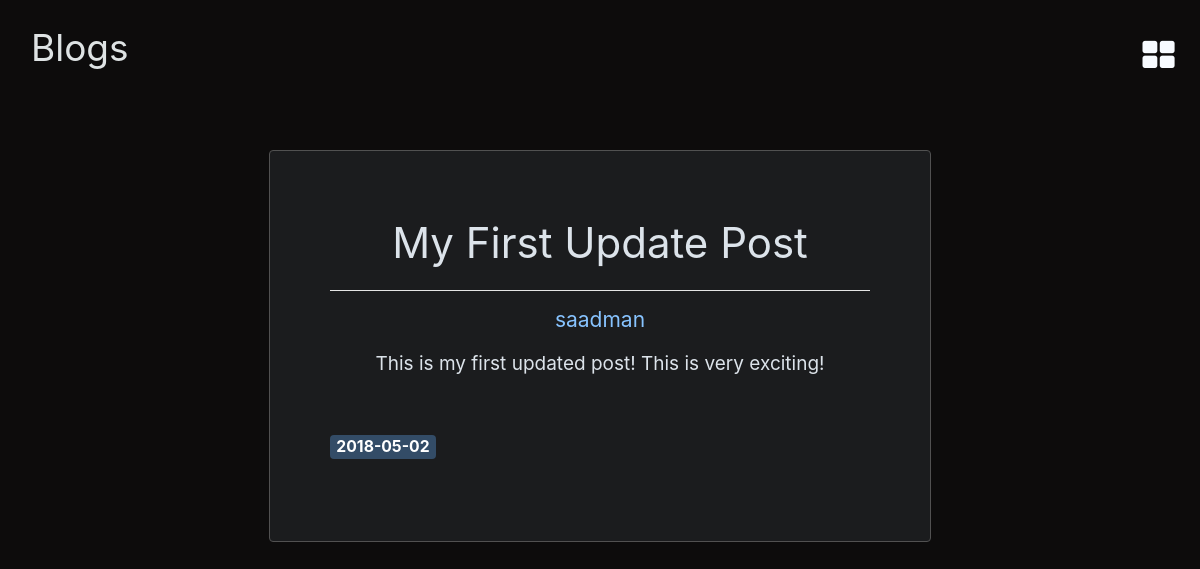
The app's page /post/1/ with its own data.
### flaskblog/models.py (models this page shows, shortened)
class Post(db.Model):
    id = db.Column(db.Integer, primary_key=True)
    title = db.Column(db.String(100), nullable=False)
    date_posted = db.Column(db.DateTime, nullable=False, default=datetime.utcnow)
    content = db.Column(db.Text, nullable=False)
    user_id = db.Column(db.Integer, db.ForeignKey('user.id'), nullable=False)

class User(db.Model, UserMixin):
    id = db.Column(db.Integer, primary_key=True)
    username = db.Column(db.String(20), unique=True, nullable=False)
    email = db.Column(db.String(120), unique=True, nullable=False)
    image_file = db.Column(db.String(20), nullable=False, default='default.jpg')
    password = db.Column(db.String(60), nullable=False)
    posts = db.relationship('Post', backref='author', lazy=True)
    is_admin = db.Column(db.Boolean, default=False)

### flaskblog/routes.py (the view)
@app.route("/post/<int:post_id>/")
def post(post_id):
    post = Post.query.get_or_404(post_id)
    return render_template('single_blog.html', title=post.title, post=post)

### flaskblog/templates/single_blog.html (shortened to what this page needs)
{% extends "base.html" %}
{% block content %}
<div style="padding: -2px;padding-left: 30px;padding-right: 30px;">
    <div class="container shake animated" style="background: #1b1c1e;width: auto;margin-top: 54px;font-size: 53px;margin-right: auto;margin-left: auto;padding: 60px;padding-right: 60px;padding-left: 60px;max-width: 662px;margin-bottom: 88px;border-radius: 4px;border: 1px solid rgb(81,81,81) ;">
        <p class="text-center" style="font-size: 42px;margin-bottom: 0px;">{{ post.title }}</p>
        <hr style="background: #ffffff;margin-bottom: -21px;">
        <p class="text-center" style="font-size: 21px;padding-left: 0;margin-top: 34px;color: rgb(135,195,255);">{{ post.author.username }}</p>
        <p class="text-center" style="font-size: 19px;margin-top: -2px;">{{ post.content }}</p>
        <span class="badge badge-primary" style="font-size: 15.75px;background: rgb(51,76,103);margin-bottom: 22px;margin-top: 0px;">
            {{ post.date_posted.strftime('%Y-%m-%d') }}
        </span>
    </div>
</div>
{% endblock content %}

### records on screen
Post: title "My First Update Post", content "This is my first updated post! This is very exciting!", date_posted "2018-05-02"
User: author.username "saadman"
